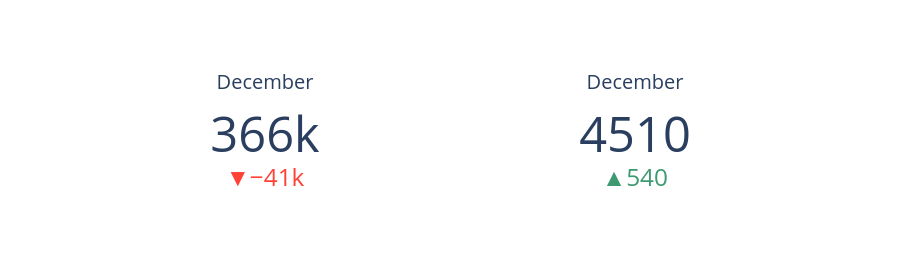

Here is the notebook cell this chart was saved with:
### Code cell
def plot_vente_mois(data, abbr=False):
    
    ind_ca    = indicateur_du_mois(data, current_month=12, freq=False, abbr=abbr)
    ind_vente = indicateur_du_mois(data, current_month=12, freq=True,  abbr=abbr)
    
    fig = go.Figure()
    
    # Carte 1 — Chiffre d'affaires
    fig.add_trace(go.Indicator(
        mode='number+delta',
        value=ind_ca['value'],
        delta={'reference': ind_ca['value'] - ind_ca['delta']},
        title={'text': ind_ca['month_name'] },
        domain={'x': [0, 0.5], 'y': [0, 1]}
    ))
    
    # Carte 2 — Transactions
    fig.add_trace(go.Indicator(
        mode='number+delta',
        value=ind_vente['value'],
        delta={'reference': ind_vente['value'] - ind_vente['delta']},
        title={'text': ind_vente['month_name'] },
        domain={'x': [0.5, 1], 'y': [0, 1]}
    ))
    
    fig.update_layout(height=280)
    
    return fig

# Test
plot_vente_mois(df).show()

### Figure 1 — Plotly figure (JSON) as saved in the notebook; plotly's stock layout.template omitted (floating-point values rounded to 4 significant figures)
{"data": [{"delta": {"reference": 406900.0}, "domain": {"x": [0, 0.5], "y": [0, 1]}, "mode": "number+delta", "title": {"text": "December"}, "type": "indicator", "value": 366300.0}, {"delta": {"reference": 3967}, "domain": {"x": [0.5, 1], "y": [0, 1]}, "mode": "number+delta", "title": {"text": "December"}, "type": "indicator", "value": 4506}], "layout": {"height": 280}}
